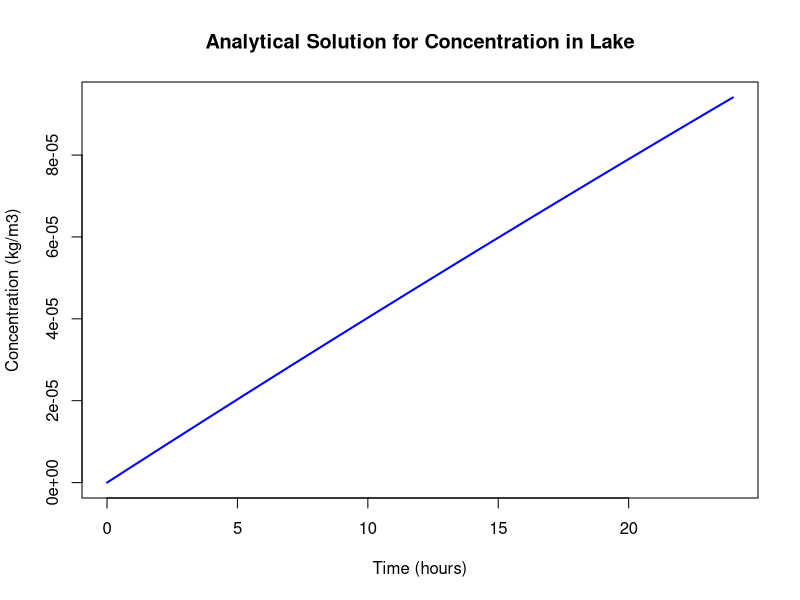

Reproduce this figure in R.
# Lake pollution box model

rm(list = ls())

# Parameters
C0 <- 0           # Initial concentration in the lake (kg/m3)
C1 <- 0.002       # Pollutant concentration in river 1 (kg/m3)
C2 <- 0.001       # Pollutant concentration in river 2 (kg/m3)
Q1 <- 7           # Discharge of river 1 (m3/s)
Q2 <- 100         # Discharge of river 2 (m3/s)
V  <- 1e8         # Lake volume (m3)
dt <- 1           # Time step (s)
total_time <- 86400  # Total time: 1 day (s)

# Time grid
time <- seq(0, total_time, by = dt)

# Analytical solution of the well-mixed lake
Q <- Q1 + Q2
C_steady <- (Q1 * C1 + Q2 * C2) / Q
concentration <- C_steady + (C0 - C_steady) * exp(-Q * time / V)

# Plot on screen
plot(time / 3600, concentration, type = "l", col = "blue", lwd = 2,
     xlab = "Time (hours)", ylab = "Concentration (kg/m3)",
     main = "Analytical Solution for Concentration in Lake")

# Save the plot as a PNG file
png("lake_concentration.png", width = 600, height = 450)
plot(time / 3600, concentration, type = "l", col = "blue", lwd = 2,
     xlab = "Time (hours)", ylab = "Concentration (kg/m3)",
     main = "Analytical Solution for Concentration in Lake")
dev.off()
